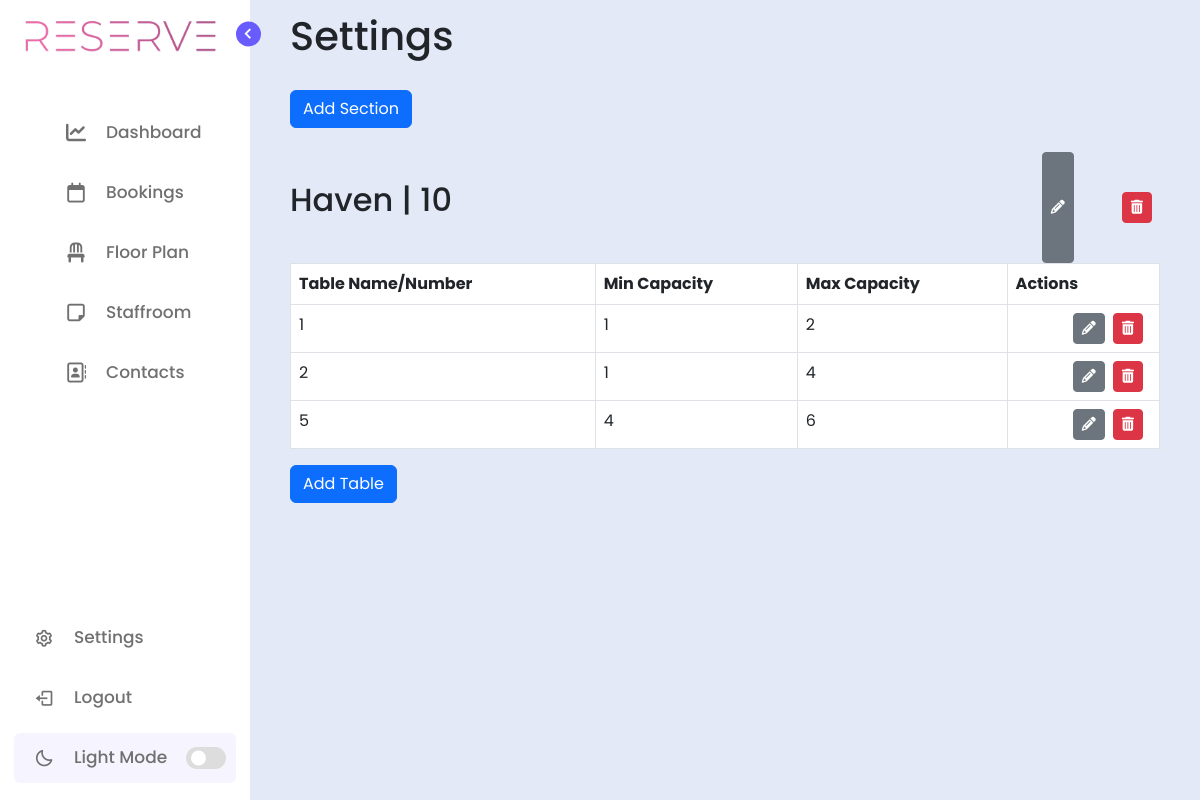
The app's page /dashboard/settings/ (signed in), older data.
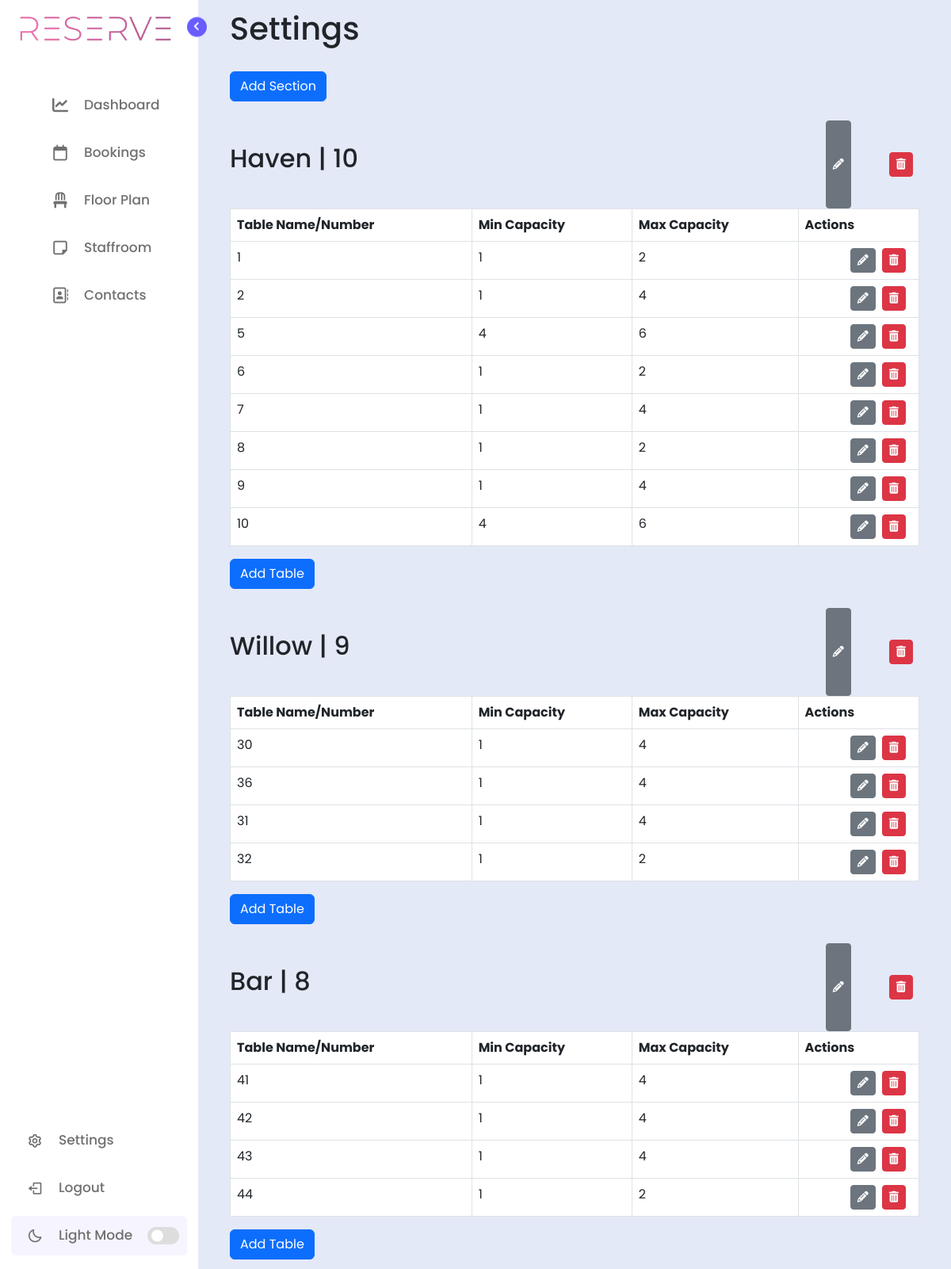
The same page, newer data.
### venues/models.py (models this page shows, shortened)
class Section(models.Model):
    venue = models.ForeignKey(Venue, on_delete=models.CASCADE)
    name = models.CharField(max_length=255)
    booking_priority = models.IntegerField()

class Table(models.Model):
    section = models.ForeignKey(Section, on_delete=models.CASCADE)
    name = models.CharField(max_length=255)
    min_seats = models.IntegerField()
    max_seats = models.IntegerField()

### dashboard/views.py (the view)
# urls.py: path('settings/', views.settings, name='settings'),
def settings(request):
    user_venue = Venue.objects.get(user=request.user)
    sections = Section.objects.filter(venue=user_venue)
    tables = Table.objects.filter(section__venue=user_venue)
    table_forms = {table.id: TableForm(instance=table) for table in tables}
    section_form = SectionForm()
    table_form = TableForm()
    context = {
        'sections': sections,
        'section_form': section_form,
        'table_form': table_form
    }
    return render(request, 'user_dashboard/settings.html', context)

### dashboard/templates/user_dashboard/settings.html (shortened to what this page needs)
{% extends 'user_dashboard/base.html' %}
{% load crispy_forms_tags %}
{% load static %}
{% block content %}
    <link rel="stylesheet" href="{% static 'css/settings.css' %}">
    <div class="row">
        <div class="col-sm-12">
            <h1>Settings</h1>
            <button type="button" class="btn btn-primary" data-bs-toggle="modal" data-bs-target="#addSectionModal">Add
                Section
            </button>
        </div>
    </div>
    {% for section in sections %}
        <div class="row mt-4">
            <div class="col-sm-12">
                <div id="section-delete" class="d-flex justify-content-between align-items-center">
                    <h2>{{ section.name }} | {{ section.booking_priority }}</h2>
                    <div class="d-flex justify-content-end">
                    <button type="button" class="btn btn-secondary btn-sm me-2"
                            data-bs-toggle="modal"
                            data-bs-target="#editSectionModal{{ section.id }}"><i
                            class="fas fa-pencil-alt"></i></button>
                    <a href="{% url 'dashboard:delete_section' section.id %}"
                       class="btn btn-danger btn-sm me-2 section-delete-btn"
                       onclick="return confirm('Are you sure you want to delete the section {{ section.name }}? This action cannot be undone.');">
                        <i class="fas fa-trash-alt"></i>
                    </a>
                    </div>
                </div>
                <table class="table table-bordered">
                    <thead>
                    <tr>
                        <th>Table Name/Number</th>
                        <th>Min Capacity</th>
                        <th>Max Capacity</th>
                        <th>Actions</th>
                    </tr>
                    </thead>
                    <tbody>
                    <div class="table-container">
                        {% for table in section.table_set.all %}
                            <tr>
                                <td>{{ table.name }}</td>
                                <td>{{ table.min_seats }}</td>
                                <td>{{ table.max_seats }}</td>
                                <td>
                                    <div class="d-flex justify-content-end">
                                        <button type="button" class="btn btn-secondary btn-sm me-2"
                                                data-bs-toggle="modal"
                                                data-bs-target="#editTableModal{{ table.id }}"><i
                                                class="fas fa-pencil-alt"></i></button>
                                        <a href="{% url 'dashboard:delete_table' table.id %}"
                                           class="btn btn-danger btn-sm me-2"><i class="fas fa-trash-alt"></i></a>
                                    </div>
                                </td>
                            </tr>
                        {% endfor %}
                    </div>
                    </tbody>
                </table>
                <button type="button" class="btn btn-primary" data-bs-toggle="modal"
                        data-bs-target="#addTableModal{{ section.id }}">Add Table
                </button>
            </div>
        </div>
    {% endfor %}
{% endblock %}

### dashboard/templates/user_dashboard/base.html (shortened to what this page needs)
<!DOCTYPE html>
<html lang="en">
<head>
    {% load static %}
    <link href="https://cdn.jsdelivr.net/npm/bootstrap@5.3.0-alpha1/dist/css/bootstrap.min.css" rel="stylesheet">
    <link rel="stylesheet" href="{% static 'css/sidebar_style.css' %}">
    <link href='https://unpkg.com/boxicons@2.1.1/css/boxicons.min.css' rel='stylesheet'>
    <link rel="stylesheet" href="https://cdn.jsdelivr.net/npm/fullcalendar-scheduler@6.1.5/main.min.css" />
</head>
<body class="dark">
<nav class="sidebar close">
    <header>
        <div class="image-text">
                <span class="image">
                    <img id="expanded-logo" style="width: 200px; margin-left: 6px; margin-top: 6px"
                         src="{% static 'img/reserve-logo.png' %}" alt="Logo">
                </span>
        </div>
        <i class='bx bx-chevron-right toggle'></i>
    </header>
    <div class="menu-bar">
        <div class="menu">
            <ul class="menu-links">
                <li class="nav-link">
                    <a href="{% url 'dashboard:index' %}">
                        <i class="fa-solid fa-chart-line icon"></i>
                        <span class="text nav-text">Dashboard</span>
                    </a>
                </li>
                <li class="nav-link">
                    <a href="{% url 'dashboard:bookings' %}">
                        <i class="fa-regular fa-calendar icon"></i>
                        <span class="text nav-text">Bookings</span>
                    </a>
                </li>
                <li class="nav-link">
                    <a href="{% url 'dashboard:floor_plan' %}">
                        <i class="fa-solid fa-chair icon"></i>
                        <span class="text nav-text">Floor Plan</span>
                    </a>
                </li>
                <li class="nav-link">
                    <a href="{% url 'dashboard:staffroom' %}">
                        <i class="fa-regular fa-note-sticky icon"></i>
                        <span class="text nav-text">Staffroom</span>
                    </a>
                </li>
                <li class="nav-link">
                    <a href="{% url 'dashboard:contacts' %}">
                        <i class="fa-regular fa-address-book icon"></i>
                        <span class="text nav-text">Contacts</span>
                    </a>
                </li>
            </ul>
        </div>
        <div class="bottom-content">
            <li class="">
                <a href="{% url 'dashboard:settings' %}">
                    <i class='bx bx-cog icon'></i>
                    <span class="text nav-text">Settings</span>
                </a>
            </li>
            <li class="">
                <a href="{% url 'accounts:logout' %}">
                    <i class='bx bx-log-out icon'></i>
                    <span class="text nav-text">Logout</span>
                </a>
            </li>
            <li class="mode">
                <div class="sun-moon">
                    <i class='bx bx-moon icon moon'></i>
                </div>
                <span class="mode-text text">Dark mode</span>
                <div class="toggle-switch">
                    <span class="switch"></span>
                </div>
            </li>
        </div>
    </div>
</nav>
<div class="home">
    <div class="content">
        {% block content %}
        {% endblock %}
    </div>
</div>
</body>
</html>

### dashboard/static/css/sidebar_style.css (style rules this page uses)
* { margin: 0; padding: 0; box-sizing: border-box; font-family: 'Poppins', sans-serif; }
:root { --body-color: #E4E9F7; --sidebar-color: #FFF; --primary-color: #695CFE; --primary-color-light: #F6F5FF; --toggle-color: #DDD; --text-color: #707070; --tran-03: all 0.2s ease; --tran-03: all 0.3s ease; --tran-04: all 0.3s ease; --tran-05: all 0.3s ease; }
body { min-height: 100vh; background-color: var(--body-color); transition: var(--tran-05); }
.sidebar { position: fixed; top: 0; left: 0; height: 100%; width: 250px; padding: 10px 14px; background: var(--sidebar-color); transition: var(--tran-05); z-index: 100; }
.sidebar li { height: 50px; list-style: none; display: flex; align-items: center; margin-top: 10px; }
.sidebar header .image, .sidebar .icon { min-width: 60px; border-radius: 6px; }
.sidebar .icon { min-width: 60px; border-radius: 6px; height: 100%; display: flex; align-items: center; justify-content: center; font-size: 20px; }
.sidebar .text, .sidebar .icon { color: var(--text-color); transition: var(--tran-03); }
.sidebar .text { font-size: 17px; font-weight: 500; white-space: nowrap; opacity: 1; }
.sidebar header { position: relative; }
.sidebar header .image-text { display: flex; align-items: center; }
.sidebar header .image { display: flex; align-items: center; justify-content: center; }
.sidebar header .image img { width: 40px; border-radius: 6px; }
.sidebar header .toggle { position: absolute; top: 50%; right: -25px; transform: translateY(-50%) rotate(180deg); height: 25px; width: 25px; background-color: var(--primary-color); color: var(--sidebar-color); border-radius: 50%; display: flex; align-items: center; justify-content: center; font-size: 22px; cursor: pointer; transition: var(--tran-05); }
.sidebar .menu { margin-top: 40px; }
.sidebar li a { list-style: none; height: 100%; background-color: transparent; display: flex; align-items: center; height: 100%; width: 100%; border-radius: 6px; text-decoration: none; transition: var(--tran-03); }
.sidebar .menu-bar { height: calc(100% - 55px); display: flex; flex-direction: column; justify-content: space-between; overflow-y: scroll; }
.sidebar .menu-bar .mode { border-radius: 6px; background-color: var(--primary-color-light); position: relative; transition: var(--tran-05); }
.menu-bar .mode .sun-moon { height: 50px; width: 60px; }
.mode .sun-moon i { position: absolute; }
.menu-bar .bottom-content .toggle-switch { position: absolute; right: 0; height: 100%; min-width: 60px; display: flex; align-items: center; justify-content: center; border-radius: 6px; cursor: pointer; }
.toggle-switch .switch { position: relative; height: 22px; width: 40px; border-radius: 25px; background-color: var(--toggle-color); transition: var(--tran-05); }
.switch::before { content: ''; position: absolute; height: 15px; width: 15px; border-radius: 50%; top: 50%; left: 5px; transform: translateY(-50%); background-color: var(--sidebar-color); transition: var(--tran-04); }
.home { position: absolute; top: 0; top: 0; left: 250px; height: 100vh; width: calc(100% - 250px); background-color: var(--body-color); transition: var(--tran-05); }
.home .content { padding: 12px 40px; }
#expanded-logo { display: none; opacity: 1; transition: opacity 0.4s ease-in-out; }

### dashboard/static/css/settings.css (style rules this page uses)
body { font-family: Arial, sans-serif; }
h1 { margin-bottom: 30px; }
table { width: 100%; border-collapse: collapse; margin-bottom: 30px; }
thead { background-color: #2a2a2a; }
th, td { padding: 12px; text-align: left; border-bottom: 1px solid #ddd; }
th { color: #ffffff; font-weight: bold; }
h2 { margin-bottom: 15px; }
.section-delete-btn { margin: 40px; }

Row changes from the older to the newer data that the page shows:
added Table: name "6", min_seats "1", max_seats "2", shown under Section "Haven"
added Table: name "7", min_seats "1", max_seats "4", shown under Section "Haven"
added Table: name "8", min_seats "1", max_seats "2", shown under Section "Haven"
added Table: name "9", min_seats "1", max_seats "4", shown under Section "Haven"
added Table: name "10", min_seats "4", max_seats "6", shown under Section "Haven"
added Section: name "Willow", booking_priority "9"
added Table: name "30", min_seats "1", max_seats "4", shown under "Willow"
added Table: name "36", min_seats "1", max_seats "4", shown under "Willow"
added Table: name "31", min_seats "1", max_seats "4", shown under "Willow"
added Table: name "32", min_seats "1", max_seats "2", shown under "Willow"
added Section: name "Bar", booking_priority "8"
added Table: name "41", min_seats "1", max_seats "4", shown under "Bar"
added Table: name "42", min_seats "1", max_seats "4", shown under "Bar"
added Table: name "43", min_seats "1", max_seats "4", shown under "Bar"
added Table: name "44", min_seats "1", max_seats "2", shown under "Bar"
